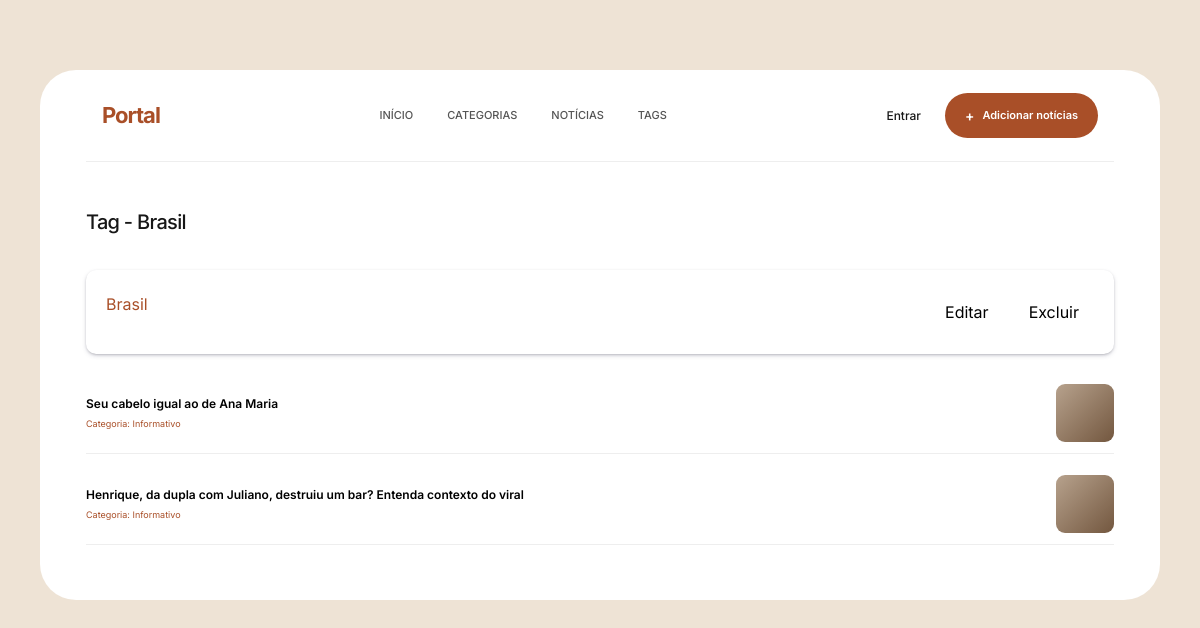
/noticias/detalhes_tag/5/, run on an earlier commit of the app's database.
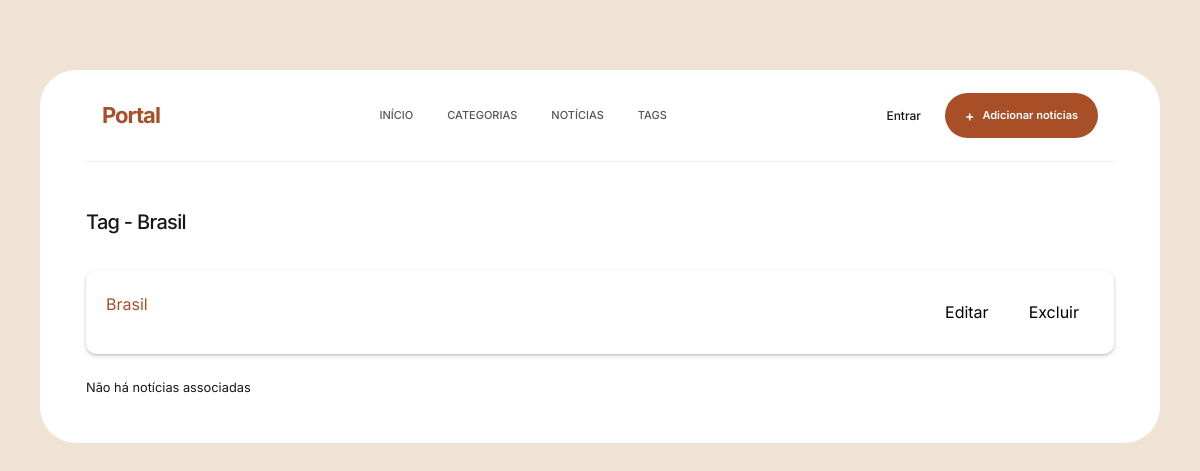
And on a later commit of the database.
### noticias/models.py (models this page shows, shortened)
class Noticia(models.Model):
    manchete = models.CharField(max_length=200)
    descricao = models.TextField()
    categoria = models.ForeignKey(Categoria, on_delete=models.PROTECT, related_name='noticias')
    tags = models.ManyToManyField('Tag', related_name='noticias')

class Categoria(models.Model):
    nome = models.CharField(max_length=100)
    def __str__(self):
        return self.nome

### noticias/views.py (the view)
# urls.py: path('detalhes_tag/<int:id>/', detalhes_tag, name='detalhes_tag'),
def detalhes_tag(request, id):
    tag = get_object_or_404(Tag, id=id)
    noticias = tag.noticias.all()
    return render(request, 'noticias/detalhes_tag.html', {'tag': tag, 'noticias': noticias})

### noticias/templates/noticias/detalhes_tag.html (shortened to what this page needs)
{% extends 'base.html' %}
{% block content %}
<section class="hero-section">
    <aside class="latest-news no-home">
        <div class="section-heading">
            <h2>Tag - {{ tag.titulo }}</h2>
        </div>
        <div class="categorias-lista" style="margin: 10px 0;">
            <div class="lista-categoria">
                <div>
                    <p style="color: #a94f28;">{{ tag.titulo }}</p>
                    <div style="display: flex; gap: 10px;">
                        <a class="category-button" style="text-decoration: none; color: black;" href="{% url 'editar_tag' tag.id %}">Editar</a>
                        <form method="post" action="{% url 'excluir_tag' tag.id %}" onsubmit="confirmDelete(event)" >
                            <button type="submit" class="category-button">
                                Excluir
                            </button>
                        </form>
                    </div>
                </div>
            </div>
        </div>
        <hr">
        {% for noticia in noticias %}
            <a href="{% url 'detalhes_noticia' noticia.id %}" class="latest-item" style="margin: 10px 0; color: black;">
                <div class="latest-image">
                    <div class="small-image-placeholder"></div>
                </div>
                <div class="latest-info">
                    <h3>
                        {{ noticia.manchete }}
                    </h3>
                    <div class="latest-meta">
                        Categoria: {{ noticia.categoria }}
                    </div>
                </div>
            </a>
        {% empty %}
            <small>Não há notícias associadas</small>
        {% endfor %}
    </aside>
{% endblock %}

What changed in the data, as far as the page shows it:
removed Noticia: manchete "Seu cabelo igual ao de Ana Maria", categoria "Informativo"
removed Noticia: manchete "Henrique, da dupla com Juliano, destruiu um bar? Entenda contexto do viral", categoria "Informativo"
Also different on the page:
text now shown: "Não há notícias associadas"
